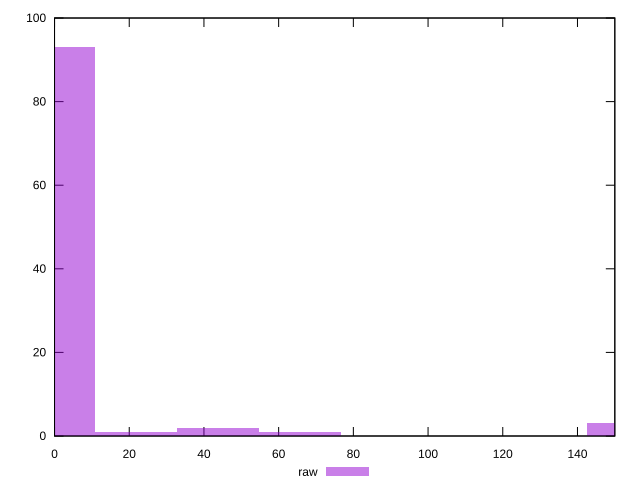

Reproduce this figure in gnuplot.
reset

$raw <<EOF
0 93
153.39584435025452 3
65.74107615010908 1
43.82738410007272 2
21.91369205003636 1
EOF

set key outside below
set boxwidth 21.91369205003636
set xrange [0:150]
set yrange [0:100]
set trange [0:100]
set style fill transparent solid 0.5 noborder
set terminal svg size 640, 490 enhanced background rgb 'white'
set output "reports/report_00028_2021-02-24T12-49-42.674Z/unused-css-rules/samples/card/raw/histogram.svg"

plot $raw title "raw" with boxes

reset
